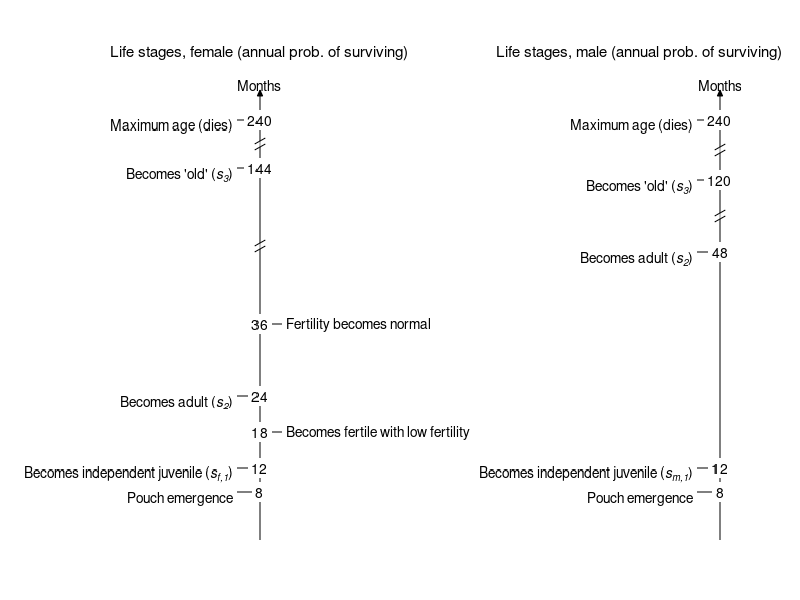

Write the MATLAB code that produced this figure.
function createAgeSchematic

% createAgeSchematic
% Creates the age schematic diagram.

female = 1;
male = 2;
vertOffsetSubscript = -1.5;
vertOffsetNoSubscript = -1.5;
ageMonths{female} = [8 12 24 144 240];
ageMonthsDisplay{female} = [8 12 24 62 70];
ageLabels{female} = {'Pouch emergence', 'Becomes independent juvenile (\its_{f,1}\rm)', 'Becomes adult (\its_{2}\rm)', 'Becomes ''old'' (\its_{3}\rm)', 'Maximum age (dies)'};
textVertOffset{female} = [vertOffsetNoSubscript vertOffsetSubscript vertOffsetSubscript vertOffsetSubscript vertOffsetNoSubscript];
fertilityMonths{female} =  [18 36];
fertilityLabels{female} = {'Becomes fertile with low fertility', 'Fertility becomes normal'};
ageMonths{male} = [8 12 48 120 240];
ageMonthsDisplay{male} = [8 12 48 60 70];
ageLabels{male} = {'Pouch emergence', 'Becomes independent juvenile (\its_{m,1}\rm)', 'Becomes adult (\its_{2}\rm)', 'Becomes ''old'' (\its_{3}\rm)', 'Maximum age (dies)'};
textVertOffset{male} = [vertOffsetNoSubscript vertOffsetSubscript vertOffsetSubscript vertOffsetSubscript vertOffsetNoSubscript];
maxAge = max(max(ageMonthsDisplay{female}), max(ageMonthsDisplay{male}));
maxOfAxis = maxAge + 5;
axisBreaks{female} = [mean([fertilityMonths{female}(end) ageMonthsDisplay{female}(end-1)]) ...
    mean([ageMonthsDisplay{female}(end-1) ageMonthsDisplay{female}(end)])];
axisBreaks{male} = [mean([ageMonthsDisplay{male}(end-2) ageMonthsDisplay{male}(end-1)]) ...
    mean([ageMonthsDisplay{male}(end-1) ageMonthsDisplay{male}(end)])];
axisBreakHeight = 1;
axisColor = 'k';
lineDist = 5;

clf
hAxes(female) = axes('Position', [0.125 0.1 0.4 0.8]);
hAxes(male) = axes('Position', [0.7 0.1 0.4 0.8]);
for indSex = 1:2
    line([0 0], [0 maxOfAxis], 'Color', axisColor, 'Parent', hAxes(indSex))
    for indAge = length(ageMonths{indSex}):-1:1
        line([-lineDist 0], [ageMonthsDisplay{indSex}(indAge) ageMonthsDisplay{indSex}(indAge)], 'Color', axisColor, 'Parent', hAxes(indSex))
        text(-lineDist, textVertOffset{indSex}(indAge) + ageMonthsDisplay{indSex}(indAge), [ageLabels{indSex}(indAge) ' '], 'VerticalAlignment', 'middle', 'HorizontalAlignment', 'right', 'Interpreter', 'tex', 'BackgroundColor', 'white', 'Parent', hAxes(indSex))
        text(0, ageMonthsDisplay{indSex}(indAge), num2str(ageMonths{indSex}(indAge)), 'HorizontalAlignment', 'center', 'BackgroundColor', 'white', 'Parent', hAxes(indSex))
    end
    if indSex == female
        for indFertility = 1:length(fertilityMonths{indSex})
            line([lineDist 0], [fertilityMonths{indSex}(indFertility) fertilityMonths{indSex}(indFertility)], 'Color', axisColor, 'Parent', hAxes(indSex))
            text(lineDist, fertilityMonths{indSex}(indFertility), fertilityLabels{indSex}(indFertility), 'VerticalAlignment', 'middle', 'HorizontalAlignment', 'left', 'BackgroundColor', 'white', 'Parent', hAxes(indSex))
            text(0, fertilityMonths{indSex}(indFertility), num2str(fertilityMonths{indSex}(indFertility)), 'HorizontalAlignment', 'center', 'BackgroundColor', 'white', 'Parent', hAxes(indSex))
        end
    end
    for indBreaks = 1:length(axisBreaks{indSex})
        line([0 0], [axisBreaks{indSex}(indBreaks)-axisBreakHeight/2 axisBreaks{indSex}(indBreaks)+axisBreakHeight/2], 'Color', 'white', 'Parent', hAxes(indSex))
        line([-axisBreakHeight axisBreakHeight], [axisBreaks{indSex}(indBreaks) axisBreaks{indSex}(indBreaks)+axisBreakHeight], 'Color', axisColor, 'Parent', hAxes(indSex))
        line([-axisBreakHeight axisBreakHeight], [axisBreaks{indSex}(indBreaks)-axisBreakHeight axisBreaks{indSex}(indBreaks)], 'Color', axisColor, 'Parent', hAxes(indSex))
    end
    text(0, maxOfAxis, 'Months', 'HorizontalAlignment', 'center', 'VerticalAlignment', 'bottom', 'Parent', hAxes(indSex))
    % Draw a triangle arrowhead at the top of the axis line.
    patch([0 -axisBreakHeight/2 axisBreakHeight/2], [maxOfAxis maxOfAxis-axisBreakHeight maxOfAxis-axisBreakHeight], axisColor, 'Parent', hAxes(indSex))
    axis(hAxes(indSex), [-30 30 0 maxAge+10])
    axis(hAxes(indSex), 'off')
end
text(0, maxOfAxis+5, 'Life stages, female (annual prob. of surviving)', 'HorizontalAlignment', 'center', 'VerticalAlignment', 'bottom', 'FontSize', 11, 'Parent', hAxes(female))
text(-15, maxOfAxis+5, 'Life stages, male (annual prob. of surviving)', 'HorizontalAlignment', 'center', 'VerticalAlignment', 'bottom', 'FontSize', 11, 'Parent', hAxes(male))
end